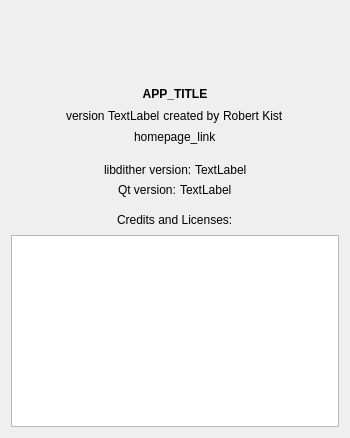
<?xml version="1.0" encoding="UTF-8"?>
<ui version="4.0">
 <class>AboutWindow</class>
 <widget class="QDialog" name="AboutWindow">
  <property name="geometry">
   <rect>
    <x>0</x>
    <y>0</y>
    <width>350</width>
    <height>438</height>
   </rect>
  </property>
  <property name="windowTitle">
   <string>About</string>
  </property>
  <layout class="QGridLayout" name="gridLayout">
   <item row="0" column="0">
    <layout class="QVBoxLayout" name="verticalLayout">
     <property name="spacing">
      <number>0</number>
     </property>
     <item>
      <layout class="QHBoxLayout" name="horizontalLayout">
       <item>
        <spacer name="horizontalSpacer">
         <property name="orientation">
          <enum>Qt::Horizontal</enum>
         </property>
         <property name="sizeHint" stdset="0">
          <size>
           <width>40</width>
           <height>20</height>
          </size>
         </property>
        </spacer>
       </item>
       <item>
        <widget class="QLabel" name="iconLabel">
         <property name="minimumSize">
          <size>
           <width>64</width>
           <height>64</height>
          </size>
         </property>
         <property name="maximumSize">
          <size>
           <width>64</width>
           <height>64</height>
          </size>
         </property>
         <property name="text">
          <string/>
         </property>
        </widget>
       </item>
       <item>
        <spacer name="horizontalSpacer_2">
         <property name="orientation">
          <enum>Qt::Horizontal</enum>
         </property>
         <property name="sizeHint" stdset="0">
          <size>
           <width>40</width>
           <height>20</height>
          </size>
         </property>
        </spacer>
       </item>
      </layout>
     </item>
     <item>
      <spacer name="verticalSpacer">
       <property name="orientation">
        <enum>Qt::Vertical</enum>
       </property>
       <property name="sizeType">
        <enum>QSizePolicy::Fixed</enum>
       </property>
       <property name="sizeHint" stdset="0">
        <size>
         <width>20</width>
         <height>8</height>
        </size>
       </property>
      </spacer>
     </item>
     <item>
      <widget class="QLabel" name="appTitle">
       <property name="minimumSize">
        <size>
         <width>0</width>
         <height>22</height>
        </size>
       </property>
       <property name="font">
        <font>
         <bold>true</bold>
        </font>
       </property>
       <property name="text">
        <string>APP_TITLE</string>
       </property>
       <property name="alignment">
        <set>Qt::AlignCenter</set>
       </property>
      </widget>
     </item>
     <item>
      <layout class="QHBoxLayout" name="horizontalLayout_2">
       <item>
        <spacer name="horizontalSpacer_3">
         <property name="orientation">
          <enum>Qt::Horizontal</enum>
         </property>
         <property name="sizeHint" stdset="0">
          <size>
           <width>40</width>
           <height>20</height>
          </size>
         </property>
        </spacer>
       </item>
       <item>
        <widget class="QLabel" name="label_3">
         <property name="text">
          <string>version </string>
         </property>
        </widget>
       </item>
       <item>
        <widget class="QLabel" name="versionLabel">
         <property name="minimumSize">
          <size>
           <width>0</width>
           <height>22</height>
          </size>
         </property>
         <property name="text">
          <string>TextLabel</string>
         </property>
        </widget>
       </item>
       <item>
        <widget class="QLabel" name="label_6">
         <property name="text">
          <string> created by </string>
         </property>
        </widget>
       </item>
       <item>
        <widget class="QLabel" name="authorLabel">
         <property name="minimumSize">
          <size>
           <width>0</width>
           <height>22</height>
          </size>
         </property>
         <property name="text">
          <string>Robert Kist</string>
         </property>
        </widget>
       </item>
       <item>
        <spacer name="horizontalSpacer_4">
         <property name="orientation">
          <enum>Qt::Horizontal</enum>
         </property>
         <property name="sizeHint" stdset="0">
          <size>
           <width>40</width>
           <height>20</height>
          </size>
         </property>
        </spacer>
       </item>
      </layout>
     </item>
     <item>
      <layout class="QHBoxLayout" name="horizontalLayout_3">
       <item>
        <spacer name="horizontalSpacer_5">
         <property name="orientation">
          <enum>Qt::Horizontal</enum>
         </property>
         <property name="sizeHint" stdset="0">
          <size>
           <width>40</width>
           <height>20</height>
          </size>
         </property>
        </spacer>
       </item>
       <item>
        <widget class="QLabel" name="linkLabel">
         <property name="text">
          <string>homepage_link</string>
         </property>
         <property name="openExternalLinks">
          <bool>true</bool>
         </property>
        </widget>
       </item>
       <item>
        <spacer name="horizontalSpacer_6">
         <property name="orientation">
          <enum>Qt::Horizontal</enum>
         </property>
         <property name="sizeHint" stdset="0">
          <size>
           <width>40</width>
           <height>20</height>
          </size>
         </property>
        </spacer>
       </item>
      </layout>
     </item>
     <item>
      <layout class="QHBoxLayout" name="horizontalLayout_6">
       <item>
        <spacer name="horizontalSpacer_9">
         <property name="orientation">
          <enum>Qt::Horizontal</enum>
         </property>
         <property name="sizeHint" stdset="0">
          <size>
           <width>40</width>
           <height>20</height>
          </size>
         </property>
        </spacer>
       </item>
       <item>
        <widget class="QLabel" name="label_4">
         <property name="minimumSize">
          <size>
           <width>0</width>
           <height>30</height>
          </size>
         </property>
         <property name="text">
          <string>libdither version: </string>
         </property>
         <property name="alignment">
          <set>Qt::AlignBottom|Qt::AlignLeading|Qt::AlignLeft</set>
         </property>
        </widget>
       </item>
       <item>
        <widget class="QLabel" name="libditherVersion">
         <property name="minimumSize">
          <size>
           <width>0</width>
           <height>30</height>
          </size>
         </property>
         <property name="text">
          <string>TextLabel</string>
         </property>
         <property name="alignment">
          <set>Qt::AlignBottom|Qt::AlignLeading|Qt::AlignLeft</set>
         </property>
        </widget>
       </item>
       <item>
        <spacer name="horizontalSpacer_10">
         <property name="orientation">
          <enum>Qt::Horizontal</enum>
         </property>
         <property name="sizeHint" stdset="0">
          <size>
           <width>40</width>
           <height>20</height>
          </size>
         </property>
        </spacer>
       </item>
      </layout>
     </item>
     <item>
      <layout class="QHBoxLayout" name="horizontalLayout_5">
       <item>
        <spacer name="horizontalSpacer_12">
         <property name="orientation">
          <enum>Qt::Horizontal</enum>
         </property>
         <property name="sizeHint" stdset="0">
          <size>
           <width>40</width>
           <height>20</height>
          </size>
         </property>
        </spacer>
       </item>
       <item>
        <widget class="QLabel" name="label_7">
         <property name="text">
          <string>Qt version: </string>
         </property>
         <property name="alignment">
          <set>Qt::AlignBottom|Qt::AlignLeading|Qt::AlignLeft</set>
         </property>
        </widget>
       </item>
       <item>
        <widget class="QLabel" name="qtVersion">
         <property name="text">
          <string>TextLabel</string>
         </property>
         <property name="alignment">
          <set>Qt::AlignBottom|Qt::AlignLeading|Qt::AlignLeft</set>
         </property>
        </widget>
       </item>
       <item>
        <spacer name="horizontalSpacer_11">
         <property name="orientation">
          <enum>Qt::Horizontal</enum>
         </property>
         <property name="sizeHint" stdset="0">
          <size>
           <width>40</width>
           <height>20</height>
          </size>
         </property>
        </spacer>
       </item>
      </layout>
     </item>
     <item>
      <layout class="QHBoxLayout" name="horizontalLayout_4">
       <item>
        <spacer name="horizontalSpacer_7">
         <property name="orientation">
          <enum>Qt::Horizontal</enum>
         </property>
         <property name="sizeHint" stdset="0">
          <size>
           <width>40</width>
           <height>20</height>
          </size>
         </property>
        </spacer>
       </item>
       <item>
        <widget class="QLabel" name="label">
         <property name="minimumSize">
          <size>
           <width>0</width>
           <height>30</height>
          </size>
         </property>
         <property name="text">
          <string>Credits and Licenses:</string>
         </property>
         <property name="alignment">
          <set>Qt::AlignBottom|Qt::AlignLeading|Qt::AlignLeft</set>
         </property>
        </widget>
       </item>
       <item>
        <spacer name="horizontalSpacer_8">
         <property name="orientation">
          <enum>Qt::Horizontal</enum>
         </property>
         <property name="sizeHint" stdset="0">
          <size>
           <width>40</width>
           <height>20</height>
          </size>
         </property>
        </spacer>
       </item>
      </layout>
     </item>
     <item>
      <spacer name="verticalSpacer_2">
       <property name="orientation">
        <enum>Qt::Vertical</enum>
       </property>
       <property name="sizeType">
        <enum>QSizePolicy::Fixed</enum>
       </property>
       <property name="sizeHint" stdset="0">
        <size>
         <width>20</width>
         <height>8</height>
        </size>
       </property>
      </spacer>
     </item>
     <item>
      <widget class="QTextEdit" name="licenseLabel">
       <property name="font">
        <font>
         <family>Courier New</family>
        </font>
       </property>
       <property name="mouseTracking">
        <bool>false</bool>
       </property>
       <property name="acceptDrops">
        <bool>false</bool>
       </property>
       <property name="frameShadow">
        <enum>QFrame::Plain</enum>
       </property>
       <property name="lineWidth">
        <number>0</number>
       </property>
       <property name="documentTitle">
        <string notr="true"/>
       </property>
       <property name="undoRedoEnabled">
        <bool>false</bool>
       </property>
       <property name="lineWrapMode">
        <enum>QTextEdit::NoWrap</enum>
       </property>
       <property name="lineWrapColumnOrWidth">
        <number>80</number>
       </property>
       <property name="readOnly">
        <bool>true</bool>
       </property>
       <property name="acceptRichText">
        <bool>false</bool>
       </property>
      </widget>
     </item>
    </layout>
   </item>
  </layout>
 </widget>
 <resources/>
 <connections/>
</ui>
